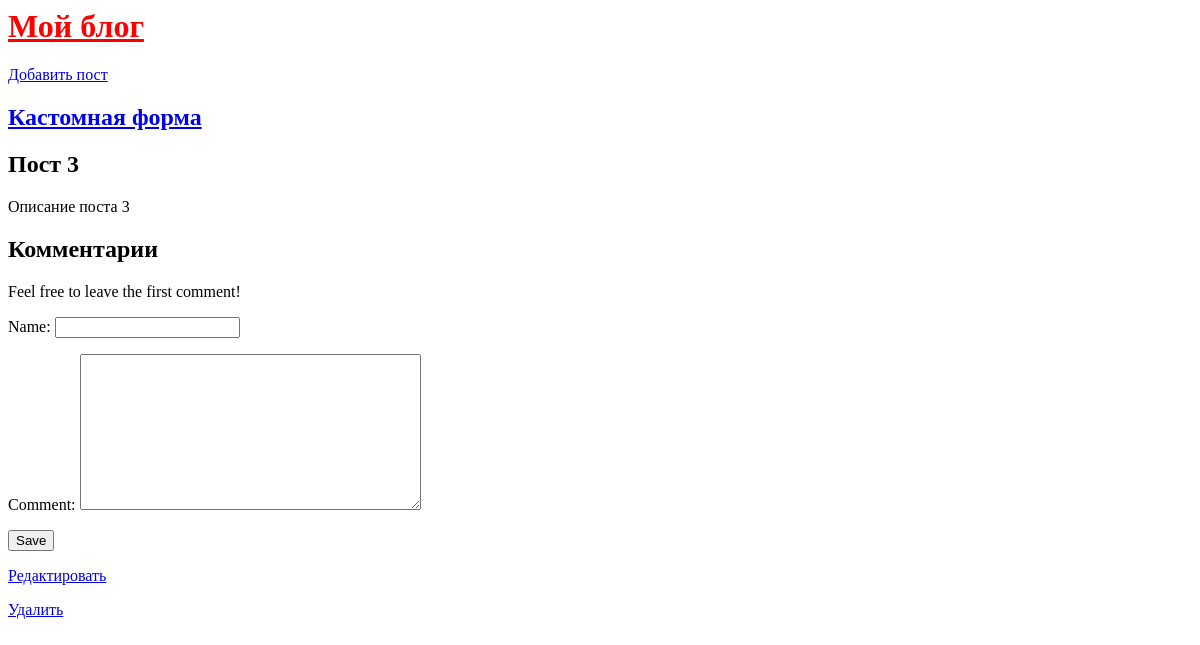
Page /post/4/ on the earlier database version.
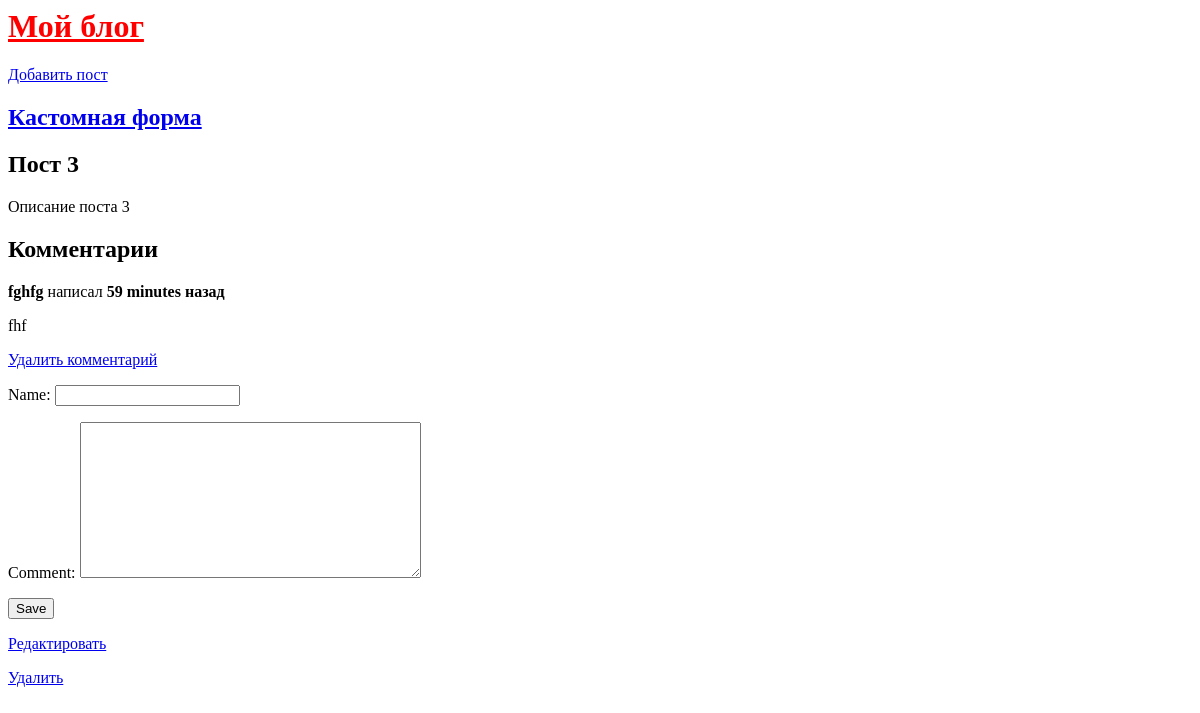
Same page on the later database version.
### blog/models.py (models this page shows, shortened)
class Comment(models.Model):
    post = models.ForeignKey(Post, on_delete=models.CASCADE)
    name = models.CharField(max_length=100)
    comment = models.TextField(max_length=400)
    created_on = models.DateTimeField(auto_now_add=True)
    class Meta:
        ordering = ['created_on']

### blog/views.py (the view, shortened to what this page needs)
# urls.py: path("post/<int:pk>/", PostDetailView.as_view(), name="post_detail"),
class PostDetailView(View):
    def get(self, request, *args, **kwargs):
        view = PostDisplay.as_view()
        return view(request, *args, **kwargs)

### blog/forms.py (shortened to what this page needs)
class CommentForm(ModelForm):
    class Meta:
        model = Comment
        fields = ['name', 'comment']
    def __init__(self, *args, **kwargs):
        self.request = kwargs.pop('request', None)
        super(CommentForm, self).__init__(*args, **kwargs)

### blog/views.py (called while the page is built)
    def get_context_data(self, **kwargs):
        context = super().get_context_data(**kwargs)
        context['form'] = CommentForm()
        return context

### templates/post_detail.html (shortened to what this page needs)
{% extends "base.html" %}
{% block content %}
<div class="post-entry">
  <h2>{{ post.title }}</h2>
  <p>{{ post.body }}</p>
</div>
<div class="comments">
  <h2>Комментарии</h2>
  {% for comment in post.comment_set.all %}
  <b>{{ comment.name }}</b> написал <b>{{ comment.created_on|timesince }} назад</b>
  <p>{{ comment.comment }}</p>
  <p><a href="{% url 'comment_delete' comment.pk %}">Удалить комментарий</a></p>
  {% empty %}
  <p>Feel free to leave the first comment!</p>
  {% endfor %}
</div>
<form action="" method="post">
    {{ form.as_p }}
    <input type="submit" value="Save">
</form>
<p><a href="{% url 'post_edit' post.pk %}">Редактировать</a></p>
<p><a href="{% url 'post_delete' post.pk %}">Удалить</a></p>
{% endblock content %}

Differences in the rows shown:
added Comment: name "fghfg", created_on "59 minutes", comment "fhf"
Other differences:
text no longer shown: "Feel free to leave the first comment!"
